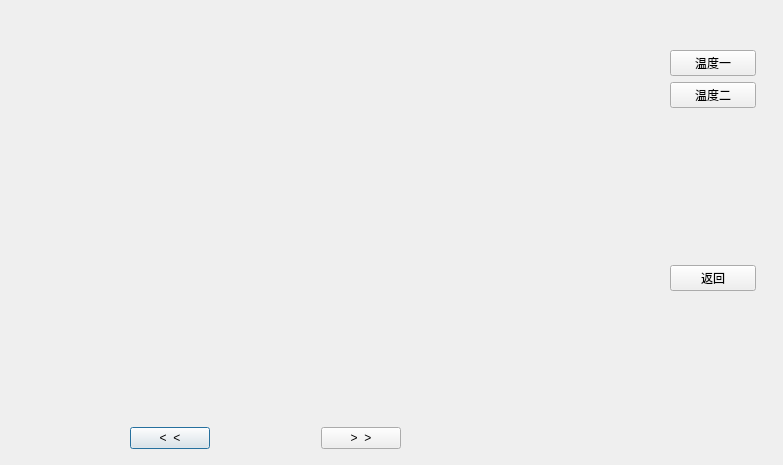
<?xml version="1.0" encoding="UTF-8"?>
<ui version="4.0">
 <class>ShowPaint</class>
 <widget class="QDialog" name="ShowPaint">
  <property name="geometry">
   <rect>
    <x>0</x>
    <y>0</y>
    <width>783</width>
    <height>465</height>
   </rect>
  </property>
  <property name="windowTitle">
   <string>Dialog</string>
  </property>
  <widget class="QWidget" name="layoutWidget">
   <property name="geometry">
    <rect>
     <x>130</x>
     <y>420</y>
     <width>271</width>
     <height>36</height>
    </rect>
   </property>
   <layout class="QHBoxLayout" name="horizontalLayout">
    <item>
     <widget class="QPushButton" name="Btn_last">
      <property name="text">
       <string>&lt;  &lt;</string>
      </property>
     </widget>
    </item>
    <item>
     <spacer name="horizontalSpacer">
      <property name="orientation">
       <enum>Qt::Horizontal</enum>
      </property>
      <property name="sizeHint" stdset="0">
       <size>
        <width>40</width>
        <height>20</height>
       </size>
      </property>
     </spacer>
    </item>
    <item>
     <widget class="QPushButton" name="Btn_next">
      <property name="text">
       <string>&gt;  &gt;</string>
      </property>
     </widget>
    </item>
   </layout>
  </widget>
  <widget class="QWidget" name="layoutWidget">
   <property name="geometry">
    <rect>
     <x>670</x>
     <y>50</y>
     <width>86</width>
     <height>241</height>
    </rect>
   </property>
   <layout class="QVBoxLayout" name="verticalLayout">
    <item>
     <widget class="QPushButton" name="Btn_tem1">
      <property name="text">
       <string>温度一</string>
      </property>
     </widget>
    </item>
    <item>
     <widget class="QPushButton" name="Btn_tem2">
      <property name="text">
       <string>温度二</string>
      </property>
     </widget>
    </item>
    <item>
     <spacer name="verticalSpacer">
      <property name="orientation">
       <enum>Qt::Vertical</enum>
      </property>
      <property name="sizeHint" stdset="0">
       <size>
        <width>20</width>
        <height>40</height>
       </size>
      </property>
     </spacer>
    </item>
    <item>
     <widget class="QPushButton" name="Btn_back">
      <property name="text">
       <string>返回</string>
      </property>
     </widget>
    </item>
   </layout>
  </widget>
 </widget>
 <resources/>
 <connections/>
</ui>
